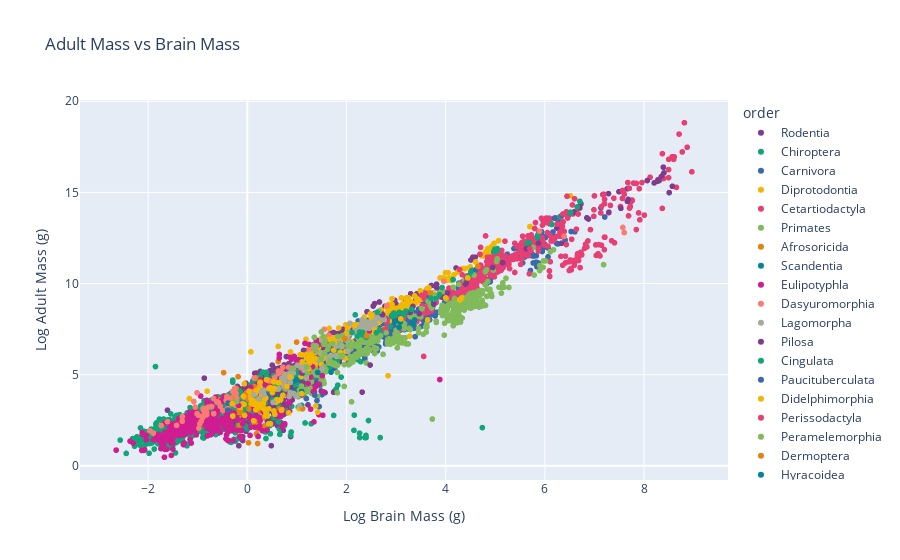

The notebook cell saved with this chart:
### Code cell
import pandas as pd
import numpy as np
import plotly.express as px

data = pd.read_csv('trait_data_mammals.csv')

data['log_adult_mass_g'] = np.log(data['adult_mass_g'])
data['log_brain_mass_g'] = np.log(data['brain_mass_g'])

fig = px.scatter(data, x='log_brain_mass_g', y='log_adult_mass_g', color='order', 
                 color_discrete_sequence=px.colors.qualitative.Bold, 
                 hover_data=['species'], 
                 title='Adult Mass vs Brain Mass')
fig.update_layout(xaxis_title='Log Brain Mass (g)', yaxis_title='Log Adult Mass (g)', hovermode='closest')

# Save as HTML
fig.write_html("interactive_plot.html")
fig.show()

### Figure 1 — Plotly figure (JSON) as saved in the notebook; plotly's stock layout.template omitted (floating-point values rounded to 4 significant figures; data arrays with more than 128 entries replaced by an {"elided": "..."} marker saying what was removed)
{"data": [{"customdata": {"elided": "2427x1 str values"}, "hovertemplate": "order=Rodentia<br>log_brain_mass_g=%{x}<br>log_adult_mass_g=%{y}<br>species=%{customdata[0]}<extra></extra>", "legendgroup": "Rodentia", "marker": {"color": "rgb(127, 60, 141)", "symbol": "circle"}, "mode": "markers", "name": "Rodentia", "showlegend": true, "type": "scattergl", "x": {"elided": "2427 float values"}, "xaxis": "x", "y": {"elided": "2427 float values"}, "yaxis": "y"}, {"customdata": {"elided": "1342x1 str values"}, "hovertemplate": "order=Chiroptera<br>log_brain_mass_g=%{x}<br>log_adult_mass_g=%{y}<br>species=%{customdata[0]}<extra></extra>", "legendgroup": "Chiroptera", "marker": {"color": "rgb(17, 165, 121)", "symbol": "circle"}, "mode": "markers", "name": "Chiroptera", "showlegend": true, "type": "scattergl", "x": {"elided": "1342 float values"}, "xaxis": "x", "y": {"elided": "1342 float values"}, "yaxis": "y"}, {"customdata": {"elided": "314x1 str values"}, "hovertemplate": "order=Carnivora<br>log_brain_mass_g=%{x}<br>log_adult_mass_g=%{y}<br>species=%{customdata[0]}<extra></extra>", "legendgroup": "Carnivora", "marker": {"color": "rgb(57, 105, 172)", "symbol": "circle"}, "mode": "markers", "name": "Carnivora", "showlegend": true, "type": "scattergl", "x": {"elided": "314 float values"}, "xaxis": "x", "y": {"elided": "314 float values"}, "yaxis": "y"}, {"customdata": {"elided": "183x1 str values"}, "hovertemplate": "order=Diprotodontia<br>log_brain_mass_g=%{x}<br>log_adult_mass_g=%{y}<br>species=%{customdata[0]}<extra></extra>", "legendgroup": "Diprotodontia", "marker": {"color": "rgb(242, 183, 1)", "symbol": "circle"}, "mode": "markers", "name": "Diprotodontia", "showlegend": true, "type": "scattergl", "x": {"elided": "183 float values"}, "xaxis": "x", "y": {"elided": "183 float values"}, "yaxis": "y"}, {"customdata": {"elided": "400x1 str values"}, "hovertemplate": "order=Cetartiodactyla<br>log_brain_mass_g=%{x}<br>log_adult_mass_g=%{y}<br>species=%{customdata[0]}<extra></extra>", "legendgroup": "Cetartiodactyla", "marker": {"color": "rgb(231, 63, 116)", "symbol": "circle"}, "mode": "markers", "name": "Cetartiodactyla", "showlegend": true, "type": "scattergl", "x": {"elided": "400 float values"}, "xaxis": "x", "y": {"elided": "400 float values"}, "yaxis": "y"}, {"customdata": {"elided": "538x1 str values"}, "hovertemplate": "order=Primates<br>log_brain_mass_g=%{x}<br>log_adult_mass_g=%{y}<br>species=%{customdata[0]}<extra></extra>", "legendgroup": "Primates", "marker": {"color": "rgb(128, 186, 90)", "symbol": "circle"}, "mode": "markers", "name": "Primates", "showlegend": true, "type": "scattergl", "x": {"elided": "538 float values"}, "xaxis": "x", "y": {"elided": "538 float values"}, "yaxis": "y"}, {"customdata": [["amblysomus_corriae"], ["amblysomus_hottentotus"], ["amblysomus_marleyi"], ["amblysomus_robustus"], ["amblysomus_septentrionalis"], ["calcochloris_obtusirostris"], ["calcochloris_tytonis"], ["carpitalpa_arendsi"], ["chlorotalpa_duthieae"], ["chlorotalpa_sclateri"], ["chrysochloris_asiatica"], ["chrysochloris_stuhlmanni"], ["chrysochloris_visagiei"], ["chrysospalax_trevelyani"], ["chrysospalax_villosus"], ["cryptochloris_wintoni"], ["cryptochloris_zyli"], ["echinops_telfairi"], ["eremitalpa_granti"], ["geogale_aurita"], ["hemicentetes_nigriceps"], ["hemicentetes_semispinosus"], ["huetia_leucorhina"], ["limnogale_mergulus"], ["microgale_brevicaudata"], ["microgale_cowani"], ["microgale_dobsoni"], ["microgale_drouhardi"], ["microgale_dryas"], ["microgale_fotsifotsy"], ["microgale_gracilis"], ["microgale_grandidieri"], ["microgale_gymnorhyncha"], ["microgale_jenkinsae"], ["microgale_jobihely"], ["microgale_longicaudata"], ["microgale_majori"], ["microgale_monticola"], ["microgale_nasoloi"], ["microgale_parvula"], ["microgale_principula"], ["microgale_pusilla"], ["microgale_soricoides"], ["microgale_taiva"], ["microgale_talazaci"], ["microgale_thomasi"], ["micropotamogale_lamottei"], ["micropotamogale_ruwenzorii"], ["neamblysomus_gunningi"], ["neamblysomus_julianae"], ["microgale_macpheei"], ["plesiorycteropus_madagascariensis"], ["oryzorictes_hova"], ["oryzorictes_tetradactylus"], ["potamogale_velox"], ["setifer_setosus"], ["tenrec_ecaudatus"]], "hovertemplate": "order=Afrosoricida<br>log_brain_mass_g=%{x}<br>log_adult_mass_g=%{y}<br>species=%{customdata[0]}<extra></extra>", "legendgroup": "Afrosoricida", "marker": {"color": "rgb(230, 131, 16)", "symbol": "circle"}, "mode": "markers", "name": "Afrosoricida", "showlegend": true, "type": "scattergl", "x": [0.06204, 0.08618, 0.07696, 0.06485, 0.07696, 0.04593, 0.06859, 0.1476, 0.1865, 0.01587, -0.3567, -0.05129, -0.2984, 1.479, 0.7457, 0.6487, -0.1335, -0.478, 1.116, -0.1473, 0.174, -0.1863, -0.01613, 0.1398, -0.1649, -0.8675, -0.5798, 0.1476, 0.2303, 0.2167, -0.1672, 0.3464, -0.1416, 0.2095, 0.151, 0.1939, 0.1856, 0.3286, 0.2231, 0.02469, 0.1638, 0.2078, -0.1767, 0.174, -0.2357, 0.03633, -0.2231, 0.4472, 0.01882, 0.1865, 0.2562, 3.691, -0.5447, 0.1258, 1.407, 0.6227, 0.9944], "xaxis": "x", "y": [4.171, 4.171, 4.171, 4.171, 4.171, 3.18, 3.342, 3.958, 3.445, 3.645, 3.609, 3.867, 3.603, 6.073, 4.665, 3.13, 3.049, 5.113, 3.127, 1.902, 4.826, 4.89, 3.994, 4.353, 2.196, 2.504, 3.632, 2.501, 3.689, 2.041, 3.148, 2.196, 2.901, 1.629, 2.197, 2.089, 1.758, 2.632, 2.303, 1.261, 2.322, 1.224, 2.929, 2.507, 3.83, 3.131, 4.243, 4.693, 4.051, 3.091, 2.97, 9.489, 3.576, 3.583, 6.574, 5.717, 6.786], "yaxis": "y"}, {"customdata": [["anathana_ellioti"], ["dendrogale_melanura"], ["dendrogale_murina"], ["ptilocercus_lowii"], ["tupaia_belangeri"], ["tupaia_chrysogaster"], ["tupaia_glis"], ["tupaia_dorsalis"], ["urogale_everetti"], ["tupaia_glis"], ["tupaia_glis"], ["tupaia_gracilis"], ["tupaia_glis"], ["tupaia_javanica"], ["tupaia_longipes"], ["tupaia_minor"], ["tupaia_montana"], ["tupaia_nicobarica"], ["tupaia_moellendorffi"], ["tupaia_palawanensis"], ["tupaia_picta"], ["tupaia_longipes"], ["tupaia_splendidula"], ["tupaia_tana"]], "hovertemplate": "order=Scandentia<br>log_brain_mass_g=%{x}<br>log_adult_mass_g=%{y}<br>species=%{customdata[0]}<extra></extra>", "legendgroup": "Scandentia", "marker": {"color": "rgb(0, 134, 149)", "symbol": "circle"}, "mode": "markers", "name": "Scandentia", "showlegend": true, "type": "scattergl", "x": [1.17, 1.094, 0.7509, 0.6281, 1.135, 1.144, 1.145, 1.152, 1.454, 1.145, 1.145, 0.9958, 1.145, 0.9361, 1.093, 0.9478, 1.079, 1.688, 1.125, 1.125, 1.118, 1.093, 1.418, 1.118], "xaxis": "x", "y": [5.075, 4.094, 3.912, 3.75, 5.298, 5.069, 5.069, 5.124, 5.858, 5.069, 5.069, 4.718, 5.069, 4.654, 5.097, 4.071, 5.418, 5.137, 5.124, 5.124, 5.124, 5.097, 5.124, 5.287], "yaxis": "y"}, {"customdata": {"elided": "499x1 str values"}, "hovertemplate": "order=Eulipotyphla<br>log_brain_mass_g=%{x}<br>log_adult_mass_g=%{y}<br>species=%{customdata[0]}<extra></extra>", "legendgroup": "Eulipotyphla", "marker": {"color": "rgb(207, 28, 144)", "symbol": "circle"}, "mode": "markers", "name": "Eulipotyphla", "showlegend": true, "type": "scattergl", "x": {"elided": "499 float values"}, "xaxis": "x", "y": {"elided": "499 float values"}, "yaxis": "y"}, {"customdata": [["antechinomys_laniger"], ["antechinus_adustus"], ["antechinus_agilis"], ["antechinus_bellus"], ["antechinus_flavipes"], ["antechinus_godmani"], ["antechinus_leo"], ["antechinus_minimus"], ["antechinus_stuartii"], ["antechinus_subtropicus"], ["antechinus_swainsonii"], ["dasycercus_blythi"], ["dasycercus_cristicauda"], ["dasykaluta_rosamondae"], ["dasyuroides_byrnei"], ["dasyurus_albopunctatus"], ["dasyurus_geoffroii"], ["dasyurus_hallucatus"], ["dasyurus_maculatus"], ["dasyurus_spartacus"], ["dasyurus_viverrinus"], ["murexia_habbema"], ["murexia_longicaudata"], ["murexia_melanurus"], ["murexia_naso"], ["murexia_rothschildi"], ["myoictis_leucura"], ["myoictis_melas"], ["myoictis_wallacei"], ["myoictis_wavicus"], ["myrmecobius_fasciatus"], ["neophascogale_lorentzii"], ["ningaui_ridei"], ["ningaui_timealeyi"], ["ningaui_yvonneae"], ["parantechinus_apicalis"], ["phascogale_calura"], ["phascogale_pirata"], ["phascogale_tapoatafa"], ["phascolosorex_doriae"], ["phascolosorex_dorsalis"], ["planigale_gilesi"], ["planigale_ingrami"], ["planigale_maculata"], ["planigale_novaeguineae"], ["planigale_tenuirostris"], ["pseudantechinus_bilarni"], ["pseudantechinus_macdonnellensis"], ["pseudantechinus_mimulus"], ["pseudantechinus_ningbing"], ["pseudantechinus_roryi"], ["pseudantechinus_woolleyae"], ["sarcophilus_harrisii"], ["sminthopsis_archeri"], ["sminthopsis_bindi"], ["sminthopsis_butleri"], ["sminthopsis_crassicaudata"], ["sminthopsis_dolichura"], ["sminthopsis_douglasi"], ["sminthopsis_aitkeni"], ["sminthopsis_fuliginosus"], ["sminthopsis_gilberti"], ["sminthopsis_granulipes"], ["sminthopsis_griseoventer"], ["sminthopsis_hirtipes"], ["sminthopsis_leucopus"], ["sminthopsis_longicaudata"], ["sminthopsis_macroura"], ["sminthopsis_murina"], ["sminthopsis_ooldea"], ["sminthopsis_psammophila"], ["sminthopsis_virginiae"], ["sminthopsis_youngsoni"], ["thylacinus_cynocephalus"]], "hovertemplate": "order=Dasyuromorphia<br>log_brain_mass_g=%{x}<br>log_adult_mass_g=%{y}<br>species=%{customdata[0]}<extra></extra>", "legendgroup": "Dasyuromorphia", "marker": {"color": "rgb(249, 123, 114)", "symbol": "circle"}, "mode": "markers", "name": "Dasyuromorphia", "showlegend": true, "type": "scattergl", "x": [-0.7195, -0.09982, -0.5447, -0.4262, -0.411, 0.7462, -0.2523, -0.2653, -0.2395, -0.293, 0.1213, 0.2508, 0.2508, -0.5816, 0.4408, 1.332, 1.643, 1.253, 1.55, 1.703, 1.673, -0.3411, 0.5539, -0.396, -0.2256, 0.08434, 1.077, 0.7178, 0.8342, 0.7178, 1.482, 0.9314, -1.427, -0.9755, -1.313, 0.2175, -0.05869, 0.6286, 0.6286, 0.6866, 0.1398, -1.737, -1.897, -1.609, -1.309, -1.966, -0.396, -0.6773, -0.3975, -0.4959, -0.8324, -0.2107, 2.814, -0.8771, -1.013, -1.05, -0.9862, -0.894, -1.013, -0.821, -0.8604, -0.8324, -0.7875, -0.6773, -0.8916, -0.8916, -0.8324, -0.8819, -0.821, -0.9289, -0.6162, -1.079, -0.9571, 3.961], "xaxis": "x", "y": [3.25, 3.418, 3.268, 3.594, 3.799, 4.327, 4.25, 3.962, 3.327, 4.086, 4.072, 4.428, 4.5, 3.471, 4.654, 6.403, 7.17, 6.336, 7.485, 6.786, 6.89, 3.712, 4.843, 3.638, 3.963, 3.985, 5.394, 5.402, 5.402, 4.804, 6.156, 5.357, 2.22, 2.065, 2.447, 4.258, 3.762, 5.201, 5.056, 5.13, 4.812, 2.208, 1.798, 2.425, 2.701, 1.924, 3.138, 3.689, 3.689, 3.032, 3.157, 3.704, 8.78, 2.773, 2.862, 3.219, 2.771, 2.667, 4.007, 2.934, 2.934, 2.97, 3.219, 2.862, 2.708, 3.151, 2.89, 3.059, 2.794, 2.451, 3.512, 3.526, 2.303, 10.13], "yaxis": "y"}, {"customdata": [["brachylagus_idahoensis"], ["bunolagus_monticularis"], ["caprolagus_hispidus"], ["lepus_alleni"], ["lepus_americanus"], ["lepus_arcticus"], ["lepus_brachyurus"], ["lepus_californicus"], ["lepus_callotis"], ["lepus_capensis"], ["lepus_castroviejoi"], ["lepus_comus"], ["lepus_coreanus"], ["lepus_corsicanus"], ["lepus_europaeus"], ["lepus_fagani"], ["lepus_flavigularis"], ["lepus_granatensis"], ["lepus_habessinicus"], ["lepus_hainanus"], ["lepus_insularis"], ["lepus_mandshuricus"], ["lepus_nigricollis"], ["lepus_oiostolus"], ["lepus_othus"], ["lepus_peguensis"], ["lepus_saxatilis"], ["lepus_sinensis"], ["lepus_starcki"], ["lepus_tibetanus"], ["lepus_timidus"], ["lepus_tolai"], ["lepus_townsendii"], ["lepus_victoriae"], ["lepus_yarkandensis"], ["nesolagus_netscheri"], ["nesolagus_timminsi"], ["aztlanolagus_agilis"], ["ochotona_whartoni"], ["ochotona_alpina"], ["ochotona_argentata"], ["ochotona_cansus"], ["ochotona_collaris"], ["ochotona_coreana"], ["ochotona_curzoniae"], ["ochotona_dauurica"], ["ochotona_erythrotis"], ["ochotona_forresti"], ["ochotona_gloveri"], ["ochotona_hoffmanni"], ["ochotona_hyperborea"], ["ochotona_iliensis"], ["ochotona_koslowi"], ["ochotona_ladacensis"], ["ochotona_macrotis"], ["ochotona_mantchurica"], ["ochotona_nubrica"], ["ochotona_opaca"], ["ochotona_pallasii"], ["ochotona_princeps"], ["ochotona_pusilla"], ["ochotona_roylei"], ["ochotona_rufescens"], ["ochotona_rutila"], ["ochotona_syrinx"], ["ochotona_thibetana"], ["ochotona_thomasi"], ["ochotona_turuchanensis"], ["oryctolagus_cuniculus"], ["pentalagus_furnessi"], ["poelagus_marjorita"], ["prolagus_sardus"], ["pronolagus_crassicaudatus"], ["pronolagus_randensis"], ["pronolagus_rupestris"], ["pronolagus_saundersiae"], ["romerolagus_diazi"], ["sylvilagus_brasiliensis"], ["sylvilagus_aquaticus"], ["sylvilagus_audubonii"], ["sylvilagus_bachmani"], ["sylvilagus_brasiliensis"], ["sylvilagus_cognatus"], ["sylvilagus_cunicularius"], ["sylvilagus_dicei"], ["sylvilagus_floridanus"], ["sylvilagus_brasiliensis"], ["sylvilagus_graysoni"], ["sylvilagus_insonus"], ["sylvilagus_mansuetus"], ["sylvilagus_nuttallii"], ["sylvilagus_obscurus"], ["sylvilagus_palustris"], ["sylvilagus_robustus"], ["sylvilagus_brasiliensis"], ["sylvilagus_brasiliensis"], ["sylvilagus_transitionalis"], ["sylvilagus_varynaensis"]], "hovertemplate": "order=Lagomorpha<br>log_brain_mass_g=%{x}<br>log_adult_mass_g=%{y}<br>species=%{customdata[0]}<extra></extra>", "legendgroup": "Lagomorpha", "marker": {"color": "rgb(165, 170, 153)", "symbol": "circle"}, "mode": "markers", "name": "Lagomorpha", "showlegend": true, "type": "scattergl", "x": [1.253, 2.148, 2.36, 2.66, 2.274, 2.76, 2.491, 2.582, 2.474, 2.378, 2.567, 2.458, 2.447, 2.611, 2.626, 2.409, 2.41, 2.427, 2.443, 2.394, 2.467, 2.432, 2.441, 2.541, 2.722, 2.417, 2.398, 2.225, 2.469, 2.462, 2.714, 2.456, 2.529, 2.327, 2.199, 2.045, 2.314, 2.267, 1.485, 0.8484, 0.8145, 0.6313, 0.8891, 0.7975, 0.8385, 1.188, 1.422, 0.8351, 1.426, 0.8264, 0.7975, 1.097, 1.601, 0.9235, 0.9123, 0.7975, 0.6966, 1.145, 1.145, 0.8713, 0.7566, 0.8523, 1.012, 1.198, 0.7594, 0.7381, 0.8679, 0.8056, 2.34, 2.376, 2.313, 1.234, 2.355, 2.373, 2.352, 2.266, 1.477, 1.504, 2.286, 1.803, 1.884, 1.504, 1.956, 2.069, 1.843, 2.023, 1.504, 2.008, 2.316, 1.789, 1.872, 1.835, 1.946, 1.959, 1.504, 1.504, 1.97, 2.184], "xaxis": "x", "y": [6.067, 7.313, 7.823, 8.103, 7.356, 8.016, 7.832, 7.748, 7.703, 7.697, 7.945, 7.715, 7.657, 8.209, 8.209, 7.625, 7.866, 7.751, 7.624, 7.544, 7.55, 7.686, 7.695, 7.811, 8.029, 7.726, 7.896, 7.382, 7.766, 7.639, 8.016, 7.639, 7.871, 7.475, 7.286, 7.321, 7.653, 7.601, 6.203, 5.011, 5.011, 4.23, 4.86, 4.905, 4.864, 4.852, 5.818, 4.938, 5.818, 5.011, 4.905, 5.482, 5.962, 5.09, 5.225, 4.905, 4.798, 5.247, 5.247, 4.943, 4.959, 5.076, 5.521, 5.561, 4.657, 4.42, 4.58, 4.905, 7.55, 7.739, 7.826, 5.776, 7.687, 7.782, 7.648, 7.39, 6.174, 6.876, 7.662, 6.674, 6.567, 6.876, 7.096, 7.82, 6.894, 7.072, 6.876, 6.871, 8.006, 6.562, 6.633, 6.802, 7.117, 7.096, 6.876, 6.876, 7.048, 7.421], "yaxis": "y"}, {"customdata": [["bradypus_pygmaeus"], ["bradypus_torquatus"], ["bradypus_tridactylus"], ["bradypus_variegatus"], ["choloepus_didactylus"], ["choloepus_hoffmanni"], ["cyclopes_didactylus"], ["myrmecophaga_tridactyla"], ["acratocnus_odontrigonus"], ["acratocnus_ye"], ["catonyx_cuvieri"], ["diabolotherium_nordenskioldi"], ["eremotherium_laurillardi"], ["glossotherium_robustum"], ["lestodon_armatus"], ["megalocnus_rodens"], ["megalocnus_zile"], ["megalonyx_jeffersonii"], ["megatherium_americanum"], ["megatherium_tarijense"], ["mylodon_darwinii"], ["neocnus_comes"], ["neocnus_dousman"], ["neocnus_toupiti"], ["nothrotheriops_shastensis"], ["nothrotherium_maquinense"], ["paramylodon_harlani"], ["parocnus_browni"], ["parocnus_serus"], ["scelidodon_chiliensis"], ["scelidotherium_leptocephalum"], ["valgipes_bucklandi"], ["tamandua_mexicana"], ["tamandua_tetradactyla"]], "hovertemplate": "order=Pilosa<br>log_brain_mass_g=%{x}<br>log_adult_mass_g=%{y}<br>species=%{customdata[0]}<extra></extra>", "legendgroup": "Pilosa", "marker": {"color": "rgb(127, 60, 141)", "symbol": "circle"}, "mode": "markers", "name": "Pilosa", "showlegend": true, "type": "scattergl", "x": [3.052, 3.076, 2.717, 2.73, 3.339, 3.154, 2.476, 4.431, 4.415, 4.404, 5.673, 5.148, 7.659, 6.722, 7.495, 5.637, 5.637, 6.586, 8.066, 7.283, 6.705, 4.039, 3.935, 3.762, 6.242, 5.622, 6.705, 5.15, 4.948, 6.728, 6.592, 5.872, 3.469, 3.283], "xaxis": "x", "y": [7.972, 8.339, 8.312, 8.285, 8.74, 8.355, 5.529, 10.29, 10.04, 9.967, 11.98, 11.14, 15.19, 14.35, 15.04, 11.92, 11.92, 13.9, 15.65, 14.93, 14.15, 9.474, 9.255, 8.861, 13.04, 11.92, 14.15, 11.14, 10.88, 14.37, 13.93, 12.21, 8.341, 8.412], "yaxis": "y"}, {"customdata": [["cabassous_centralis"], ["cabassous_chacoensis"], ["cabassous_tatouay"], ["cabassous_unicinctus"], ["calyptophractus_retusus"], ["chaetophractus_vellerosus"], ["chaetophractus_villosus"], ["chlamyphorus_truncatus"], ["dasypus_hybridus"], ["dasypus_kappleri"], ["dasypus_novemcinctus"], ["dasypus_pilosus"], ["dasypus_sabanicola"], ["dasypus_septemcinctus"], ["dasypus_yepesi"], ["euphractus_sexcinctus"], ["dasypus_bellus"], ["doedicurus_clavicaudatus"], ["eutatus_seguini"], ["glyptodon_clavipes"], ["glyptodon_reticulatus"], ["glyptotherium_cylindricum"], ["glyptotherium_floridanum"], ["holmesina_occidentalis"], ["holmesina_paulacoutoi"], ["holmesina_septentrionalis"], ["hoplophorus_euphractus"], ["neosclerocalyptus_paskoenis"], ["neuryurus_trabeculatus"], ["pachyarmatherium_brasiliense"], ["pampatherium_humboldti"], ["pampatherium_typum"], ["panochthus_tuberculatus"], ["propraopus_punctatus"], ["propraopus_sulcatus"], ["priodontes_maximus"], ["tolypeutes_matacus"], ["tolypeutes_tricinctus"], ["zaedyus_pichiy"]], "hovertemplate": "order=Cingulata<br>log_brain_mass_g=%{x}<br>log_adult_mass_g=%{y}<br>species=%{customdata[0]}<extra></extra>", "legendgroup": "Cingulata", "marker": {"color": "rgb(17, 165, 121)", "symbol": "circle"}, "mode": "markers", "name": "Cingulata", "showlegend": true, "type": "scattergl", "x": [2.984, 2.603, 3.31, 3.165, 1.892, 2.319, 2.952, 1.824, 2.323, 3.699, 2.177, 3.075, 2.396, 2.329, 2.667, 3.195, 3.927, 6.652, 4.989, 6.706, 6.305, 6.14, 6.517, 5.638, 4.967, 5.688, 5.847, 5.635, 5.854, 5.041, 5.037, 5.638, 6.515, 4.149, 4.149, 4.528, 2.217, 2.298, 2.112], "xaxis": "x", "y": [8.245, 7.307, 8.585, 8.291, 4.867, 7.182, 8.383, 4.425, 7.313, 9.203, 8.281, 8.4, 7.048, 7.314, 7.451, 8.487, 9.78, 14.2, 11.88, 14.51, 13.67, 13.24, 13.91, 12.21, 11.74, 12.28, 12.54, 12.21, 12.65, 11.8, 11.92, 12.21, 13.87, 10.21, 10.21, 10.72, 7.111, 7.29, 7.313], "yaxis": "y"}, {"customdata": [["caenolestes_caniventer"], ["caenolestes_condorensis"], ["caenolestes_convelatus"], ["caenolestes_fuliginosus"], ["caenolestes_sangay"], ["lestoros_inca"], ["rhyncholestes_raphanurus"]], "hovertemplate": "order=Paucituberculata<br>log_brain_mass_g=%{x}<br>log_adult_mass_g=%{y}<br>species=%{customdata[0]}<extra></extra>", "legendgroup": "Paucituberculata", "marker": {"color": "rgb(57, 105, 172)", "symbol": "circle"}, "mode": "markers", "name": "Paucituberculata", "showlegend": true, "type": "scattergl", "x": [1.191, 1.361, 1.405, -0.3857, 4.24, 1.447, -0.396], "xaxis": "x", "y": [3.689, 3.871, 3.577, 3.444, null, 3.25, 3.055], "yaxis": "y"}, {"customdata": [["caluromys_derbianus"], ["caluromys_lanatus"], ["caluromys_philander"], ["caluromysiops_irrupta"], ["chacodelphys_formosa"], ["chironectes_minimus"], ["cryptonanus_agricolai"], ["cryptonanus_chacoensis"], ["cryptonanus_guahybae"], ["cryptonanus_ignitus"], ["cryptonanus_unduaviensis"], ["didelphis_albiventris"], ["didelphis_aurita"], ["didelphis_imperfecta"], ["didelphis_marsupialis"], ["didelphis_pernigra"], ["didelphis_virginiana"], ["glironia_venusta"], ["gracilinanus_aceramarcae"], ["gracilinanus_agilis"], ["gracilinanus_dryas"], ["gracilinanus_emiliae"], ["gracilinanus_marica"], ["gracilinanus_microtarsus"], ["hyladelphys_kalinowskii"], ["lestodelphys_halli"], ["lutreolina_crassicaudata"], ["lutreolina_massoia"], ["marmosa_alstoni"], ["marmosa_andersoni"], ["marmosa_constantiae"], ["marmosa_demerarae"], ["marmosa_lepida"], ["marmosa_mexicana"], ["marmosa_murina"], ["marmosa_paraguayanus"], ["marmosa_phaea"], ["marmosa_quichua"], ["marmosa_regina"], ["marmosa_robinsoni"], ["marmosa_rubra"], ["marmosa_tyleriana"], ["marmosa_xerophila"], ["marmosops_bishopi"], ["marmosops_impavidus"], ["marmosops_cracens"], ["marmosops_creightoni"], ["marmosops_fuscatus"], ["marmosops_handleyi"], ["marmosops_impavidus"], ["marmosops_incanus"], ["marmosops_invictus"], ["marmosops_juninensis"], ["marmosops_neblina"], ["marmosops_noctivagus"], ["marmosops_ocellatus"], ["marmosops_pakaraimae"], ["marmosops_parvidens"], ["marmosops_paulensis"], ["marmosops_pinheiroi"], ["metachirus_nudicaudatus"], ["monodelphis_adusta"], ["monodelphis_americana"], ["monodelphis_brevicaudata"], ["monodelphis_dimidiata"], ["monodelphis_domestica"], ["monodelphis_emiliae"], ["monodelphis_glirina"], ["monodelphis_handleyi"], ["monodelphis_iheringi"], ["monodelphis_kunsi"], ["monodelphis_osgoodi"], ["monodelphis_palliolata"], ["monodelphis_peruviana"], ["monodelphis_reigi"], ["monodelphis_ronaldi"], ["monodelphis_scalops"], ["monodelphis_unistriata"], ["philander_andersoni"], ["philander_deltae"], ["philander_frenatus"], ["philander_mcilhennyi"], ["philander_mondolfii"], ["philander_olrogi"], ["philander_opossum"], ["thylamys_cinderella"], ["thylamys_citellus"], ["thylamys_elegans"], ["thylamys_fenestrae"], ["thylamys_karimii"], ["thylamys_macrurus"], ["thylamys_pallidior"], ["thylamys_pulchellus"], ["thylamys_pusillus"], ["thylamys_tatei"], ["thylamys_velutinus"], ["thylamys_venustus"], ["tlacuatzin_canescens"]], "hovertemplate": "order=Didelphimorphia<br>log_brain_mass_g=%{x}<br>log_adult_mass_g=%{y}<br>species=%{customdata[0]}<extra></extra>", "legendgroup": "Didelphimorphia", "marker": {"color": "rgb(242, 183, 1)", "symbol": "circle"}, "mode": "markers", "name": "Didelphimorphia", "showlegend": true, "type": "scattergl", "x": [1.299, 1.297, 1.104, 1.495, 0.3492, 1.747, 0.4656, 0.4075, 0.4337, 0.2874, 0.2807, 1.706, 1.792, 1.762, 1.846, 1.663, 1.991, 2.839, 0.6966, 0.1697, 0.8333, 0.4298, 0.555, 0.2021, 0.3639, 0.7989, 1.262, 1.262, 1.219, 0.5772, 0.4612, 0.6179, -0.05551, 0.03537, 0.07232, 1.195, 0.5406, 0.8709, 0.465, 0.2593, 0.2175, 0.3228, 0.1881, 0.5371, 0.6871, 1.381, 0.3743, -0.08121, 0.1293, 0.6871, 0.3097, 0.116, 0.3563, 0.6141, 0.07418, 0.34, -0.06507, 0.3778, 0.2897, 0.2852, 1.109, 0.1424, 0.674, -0.05975, 0.07139, 0.5295, 1.094, 0.645, 0.2964, 0.388, 0.1266, 0.2523, 0.4331, 0.2207, 1.418, 0.1681, 0.2608, 0.5068, 1.329, 0.862, 1.379, 1.37, 1.238, 1.542, 1.355, 0.1823, 0.1731, -0.3065, -0.293, 0.2723, 0.5895, -0.293, -0.1427, -0.1199, 0.257, 0.345, 0.0825, 0.7178], "xaxis": "x", "y": [5.799, 6.016, 5.698, 5.551, 3.13, 6.752, 2.303, 2.741, 3.127, 3.207, 3.203, 6.938, 7.047, 6.938, 7.047, 6.938, 7.255, 4.942, 3.08, 3.068, 2.905, 2.303, 2.827, 3.199, 2.741, 4.36, 6.109, 5.649, 5.521, 3.497, 4.29, 4.564, 2.773, 4.094, 6.25, 5.895, 4.249, 6.25, 4.22, 4.59, 4.143, 3.401, 3.401, 3.008, 3.045, 3.282, 3.721, 3.81, 3.401, 3.045, 4.092, 3.374, 3.045, 3.555, 3.679, 3.611, 3.367, 2.89, 3.9, 3.199, 6.087, 3.555, 3.638, 4.5, 3.835, 4.605, 3.958, 4.549, 4.011, 4.718, 2.468, 4.143, 4.243, 3.296, 2.944, 3.968, 4.297, 4.013, 5.799, 4.872, 6.234, 5.901, 5.307, 6.033, 6.234, 3.434, 4.103, 3.401, 2.73, 3.214, 3.622, 2.73, 3.203, 3.34, 3.401, 3.107, 3.434, 3.866], "yaxis": "y"}, {"customdata": [["ceratotherium_simum"], ["dicerorhinus_sumatrensis"], ["diceros_bicornis"], ["equus_africanus"], ["equus_ferus"], ["equus_grevyi"], ["equus_hemionus"], ["equus_kiang"], ["equus_quagga"], ["equus_zebra"], ["coelodonta_antiquitatis"], ["elasmotherium_sibiricum"], ["equus_francisci"], ["equus_hydruntinus"], ["equus_ovodovi"], ["hippidion_devillei"], ["hippidion_principale"], ["stephanorhinus_hemitoechus"], ["stephanorhinus_kirchbergensis"], ["tapirus_augustus"], ["tapirus_merriami"], ["tapirus_rondoniensis"], ["tapirus_veroensis"], ["rhinoceros_sondaicus"], ["rhinoceros_unicornis"], ["tapirus_bairdii"], ["tapirus_indicus"], ["tapirus_pinchaque"], ["tapirus_terrestris"]], "hovertemplate": "order=Perissodactyla<br>log_brain_mass_g=%{x}<br>log_adult_mass_g=%{y}<br>species=%{customdata[0]}<extra></extra>", "legendgroup": "Perissodactyla", "marker": {"color": "rgb(231, 63, 116)", "symbol": "circle"}, "mode": "markers", "name": "Perissodactyla", "showlegend": true, "type": "scattergl", "x": [7.204, 6.99, 6.673, 6.062, 6.541, 6.39, 6.16, 6.195, 6.36, 6.306, 7.0, 7.704, 6.305, 6.164, 6.126, 6.284, 6.354, 7.188, 7.566, 6.248, 5.725, 5.534, 5.686, 7.201, 7.322, 4.804, 5.551, 5.697, 5.196], "xaxis": "x", "y": [14.62, 14.05, 13.81, 12.05, 12.43, 12.86, 12.35, 12.48, 12.58, 12.6, 14.81, 15.23, 12.83, 12.33, 12.33, 12.65, 13.14, 14.89, 15.11, 13.26, 12.67, 12.24, 12.52, 14.38, 14.29, 12.61, 12.6, 11.91, 12.32], "yaxis": "y"}, {"customdata": [["chaeropus_ecaudatus"], ["echymipera_clara"], ["echymipera_davidi"], ["echymipera_echinista"], ["echymipera_kalubu"], ["echymipera_rufescens"], ["isoodon_auratus"], ["isoodon_macrourus"], ["isoodon_obesulus"], ["macrotis_lagotis"], ["macrotis_leucura"], ["microperoryctes_aplini"], ["microperoryctes_longicauda"], ["microperoryctes_murina"], ["microperoryctes_longicauda"], ["microperoryctes_papuensis"], ["peroryctes_spa"], ["peroryctinaegen_spa"], ["perameles_bougainville"], ["perameles_eremiana"], ["perameles_gunnii"], ["perameles_nasuta"], ["peroryctes_broadbenti"], ["peroryctes_raffrayana"], ["rhynchomeles_prattorum"]], "hovertemplate": "order=Peramelemorphia<br>log_brain_mass_g=%{x}<br>log_adult_mass_g=%{y}<br>species=%{customdata[0]}<extra></extra>", "legendgroup": "Peramelemorphia", "marker": {"color": "rgb(128, 186, 90)", "symbol": "circle"}, "mode": "markers", "name": "Peramelemorphia", "showlegend": true, "type": "scattergl", "x": [0.9107, 1.535, 1.722, 1.827, 1.336, 1.352, 1.554, 1.494, 1.394, 1.918, 1.494, 1.092, 1.373, 1.551, 1.373, 1.216, 3.54, 1.573, 1.202, 1.56, 1.539, 1.637, 2.656, 1.881, 1.625], "xaxis": "x", "y": [5.346, 7.094, 6.706, 7.094, 6.603, 7.048, 6.147, 7.347, 6.575, 7.147, 5.884, 4.373, 6.295, 5.436, 6.295, 5.063, null, 6.851, 5.421, 6.215, 6.686, 6.58, 8.476, 6.672, 6.401], "yaxis": "y"}, {"customdata": [["cynocephalus_volans"], ["galeopterus_variegatus"]], "hovertemplate": "order=Dermoptera<br>log_brain_mass_g=%{x}<br>log_adult_mass_g=%{y}<br>species=%{customdata[0]}<extra></extra>", "legendgroup": "Dermoptera", "marker": {"color": "rgb(230, 131, 16)", "symbol": "circle"}, "mode": "markers", "name": "Dermoptera", "showlegend": true, "type": "scattergl", "x": [2.405, 1.969], "xaxis": "x", "y": [7.131, 6.962], "yaxis": "y"}, {"customdata": [["dendrohyrax_arboreus"], ["dendrohyrax_dorsalis"], ["dendrohyrax_validus"], ["heterohyrax_brucei"], ["procavia_capensis"]], "hovertemplate": "order=Hyracoidea<br>log_brain_mass_g=%{x}<br>log_adult_mass_g=%{y}<br>species=%{customdata[0]}<extra></extra>", "legendgroup": "Hyracoidea", "marker": {"color": "rgb(0, 134, 149)", "symbol": "circle"}, "mode": "markers", "name": "Hyracoidea", "showlegend": true, "type": "scattergl", "x": [3.375, 3.085, 3.347, 3.062, 2.982], "xaxis": "x", "y": [8.0, 7.887, 7.796, 7.601, 7.919], "yaxis": "y"}, {"customdata": [["dromiciops_gliroides"]], "hovertemplate": "order=Microbiotheria<br>log_brain_mass_g=%{x}<br>log_adult_mass_g=%{y}<br>species=%{customdata[0]}<extra></extra>", "legendgroup": "Microbiotheria", "marker": {"color": "rgb(207, 28, 144)", "symbol": "circle"}, "mode": "markers", "name": "Microbiotheria", "showlegend": true, "type": "scattergl", "x": [-0.1755], "xaxis": "x", "y": [3.314], "yaxis": "y"}, {"customdata": [["dugong_dugon"], ["hydrodamalis_gigas"], ["trichechus_inunguis"], ["trichechus_manatus"], ["trichechus_senegalensis"]], "hovertemplate": "order=Sirenia<br>log_brain_mass_g=%{x}<br>log_adult_mass_g=%{y}<br>species=%{customdata[0]}<extra></extra>", "legendgroup": "Sirenia", "marker": {"color": "rgb(249, 123, 114)", "symbol": "circle"}, "mode": "markers", "name": "Sirenia", "showlegend": true, "type": "scattergl", "x": [7.6, 8.307, 6.388, 5.892, 7.573], "xaxis": "x", "y": [12.79, 15.72, 12.59, 12.87, 13.08], "yaxis": "y"}, {"customdata": [["elephantulus_brachyrhynchus"], ["elephantulus_edwardii"], ["elephantulus_fuscipes"], ["elephantulus_fuscus"], ["elephantulus_intufi"], ["elephantulus_myurus"], ["elephantulus_pilicaudus"], ["elephantulus_revoilii"], ["elephantulus_rozeti"], ["elephantulus_rufescens"], ["elephantulus_rupestris"], ["macroscelides_flavicaudatus"], ["macroscelides_micus"], ["macroscelides_proboscideus"], ["petrodromus_tetradactylus"], ["rhynchocyon_chrysopygus"], ["rhynchocyon_cirnei"], ["rhynchocyon_petersi"], ["rhynchocyon_udzungwensis"]], "hovertemplate": "order=Macroscelidea<br>log_brain_mass_g=%{x}<br>log_adult_mass_g=%{y}<br>species=%{customdata[0]}<extra></extra>", "legendgroup": "Macroscelidea", "marker": {"color": "rgb(165, 170, 153)", "symbol": "circle"}, "mode": "markers", "name": "Macroscelidea", "showlegend": true, "type": "scattergl", "x": [0.9836, 0.3358, 0.2852, 0.9333, 0.131, 0.3148, 0.8459, 0.5206, 0.9999, 0.8642, 0.3329, 0.2327, 1.051, 0.2327, 1.507, 2.032, 1.786, 1.686, 1.912], "xaxis": "x", "y": [3.809, 3.909, 4.043, 3.962, 3.89, 4.127, 3.807, 3.481, 3.871, 4.016, 4.14, 3.676, 3.296, 3.676, 5.338, 6.287, 6.052, 6.05, 6.567], "yaxis": "y"}, {"customdata": [["elephas_maximus"], ["loxodonta_africana"], ["cuvieronius_hyodon"], ["elephas_antiquus"], ["elephas_cypriotes"], ["elephas_iolensis"], ["elephas_mnaidriensis"], ["elephas_namadicus"], ["elephas_naumanii"], ["elephas_tiliensis"], ["mammut_americanum"], ["mammuthus_columbi"], ["mammuthus_exilis"], ["mammuthus_primigenius"], ["notiomastodon_platensis"], ["stegodon_florensis"], ["stegodon_orientalis"], ["stegodon_trigonocephalus"]], "hovertemplate": "order=Proboscidea<br>log_brain_mass_g=%{x}<br>log_adult_mass_g=%{y}<br>species=%{customdata[0]}<extra></extra>", "legendgroup": "Proboscidea", "marker": {"color": "rgb(127, 60, 141)", "symbol": "circle"}, "mode": "markers", "name": "Proboscidea", "showlegend": true, "type": "scattergl", "x": [8.507, 8.571, 8.304, 8.389, 6.332, 8.279, 7.291, 8.389, 7.68, 6.847, 8.359, 8.401, 6.879, 8.271, 8.204, 7.664, 7.664, 7.533], "xaxis": "x", "y": [14.98, 15.33, 15.64, 16.38, 12.21, 15.69, 13.91, 16.38, 14.62, 13.6, 15.89, 16.07, 13.54, 15.61, 15.52, 14.51, 14.51, 14.13], "yaxis": "y"}, {"customdata": [["manis_crassicaudata"], ["manis_culionensis"], ["manis_javanica"], ["manis_pentadactyla"], ["manis_paleojavanica"], ["phataginus_tetradactyla"], ["phataginus_tricuspis"], ["smutsia_gigantea"], ["smutsia_temminckii"]], "hovertemplate": "order=Pholidota<br>log_brain_mass_g=%{x}<br>log_adult_mass_g=%{y}<br>species=%{customdata[0]}<extra></extra>", "legendgroup": "Pholidota", "marker": {"color": "rgb(17, 165, 121)", "symbol": "circle"}, "mode": "markers", "name": "Pholidota", "showlegend": true, "type": "scattergl", "x": [3.874, 3.062, 2.62, 2.906, 4.505, 2.885, 2.265, 4.463, 3.796], "xaxis": "x", "y": [9.39, 8.421, 8.421, 8.199, 10.63, 7.645, 7.339, 10.4, 9.168], "yaxis": "y"}, {"customdata": [["macrauchenia_patachonica"], ["neolicaphrium_recens"], ["xenorhinotherium_bahiense"]], "hovertemplate": "order=Litopterna<br>log_brain_mass_g=%{x}<br>log_adult_mass_g=%{y}<br>species=%{customdata[0]}<extra></extra>", "legendgroup": "Litopterna", "marker": {"color": "rgb(57, 105, 172)", "symbol": "circle"}, "mode": "markers", "name": "Litopterna", "showlegend": true, "type": "scattergl", "x": [6.192, 4.608, 6.348], "xaxis": "x", "y": [13.59, 10.76, 13.75], "yaxis": "y"}, {"customdata": [["megalibgwilia_ramsayi"], ["zaglossus_hacketti"], ["ornithorhynchus_anatinus"], ["tachyglossus_aculeatus"], ["zaglossus_attenboroughi"], ["zaglossus_bartoni"], ["zaglossus_bruijnii"]], "hovertemplate": "order=Monotremata<br>log_brain_mass_g=%{x}<br>log_adult_mass_g=%{y}<br>species=%{customdata[0]}<extra></extra>", "legendgroup": "Monotremata", "marker": {"color": "rgb(242, 183, 1)", "symbol": "circle"}, "mode": "markers", "name": "Monotremata", "showlegend": true, "type": "scattergl", "x": [4.0, 4.444, 3.274, 3.095, 3.636, 4.281, 4.324], "xaxis": "x", "y": [9.21, 10.31, 7.111, 8.061, 8.006, 9.1, 9.21], "yaxis": "y"}, {"customdata": [["mixotoxodon_larensis"], ["toxodon_platensis"], ["trigonodops_lopesi"]], "hovertemplate": "order=Notoungulata<br>log_brain_mass_g=%{x}<br>log_adult_mass_g=%{y}<br>species=%{customdata[0]}<extra></extra>", "legendgroup": "Notoungulata", "marker": {"color": "rgb(231, 63, 116)", "symbol": "circle"}, "mode": "markers", "name": "Notoungulata", "showlegend": true, "type": "scattergl", "x": [6.365, 6.556, 6.599], "xaxis": "x", "y": [13.82, 14.31, 14.65], "yaxis": "y"}, {"customdata": [["notoryctes_caurinus"], ["notoryctes_typhlops"]], "hovertemplate": "order=Notoryctemorphia<br>log_brain_mass_g=%{x}<br>log_adult_mass_g=%{y}<br>species=%{customdata[0]}<extra></extra>", "legendgroup": "Notoryctemorphia", "marker": {"color": "rgb(128, 186, 90)", "symbol": "circle"}, "mode": "markers", "name": "Notoryctemorphia", "showlegend": true, "type": "scattergl", "x": [-0.2132, 1.815], "xaxis": "x", "y": [3.526, 4.007], "yaxis": "y"}, {"customdata": [["orycteropus_afer"]], "hovertemplate": "order=Tubulidentata<br>log_brain_mass_g=%{x}<br>log_adult_mass_g=%{y}<br>species=%{customdata[0]}<extra></extra>", "legendgroup": "Tubulidentata", "marker": {"color": "rgb(230, 131, 16)", "symbol": "circle"}, "mode": "markers", "name": "Tubulidentata", "showlegend": true, "type": "scattergl", "x": [4.65], "xaxis": "x", "y": [10.94], "yaxis": "y"}], "layout": {"autosize": true, "hovermode": "closest", "legend": {"title": {"text": "order"}, "tracegroupgap": 0}, "title": {"text": "Adult Mass vs Brain Mass"}, "xaxis": {"anchor": "y", "autorange": true, "domain": [0, 1], "range": [-3.359, 9.678], "title": {"text": "Log Brain Mass (g)"}, "type": "linear"}, "yaxis": {"anchor": "x", "autorange": true, "domain": [0, 1], "range": [-1.044, 20.33], "title": {"text": "Log Adult Mass (g)"}, "type": "linear"}}}
